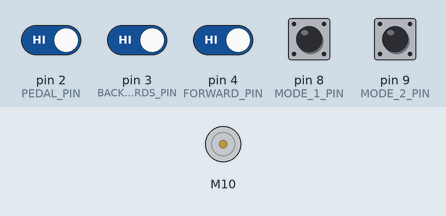
The program below on a simulated SparkFun Pro Micro, built with avr-gcc and run on an emulated ATmega32U4. On the bench: DC motor (green arrow = forward, orange = backward, longer = faster). Inputs (shaded band) come from the test bench; at power-on: pin 2 (PEDAL_PIN), pin 3 (BACKWARDS_PIN), pin 4 (FORWARD_PIN), pin 8 (MODE_1_PIN), pin 9 (MODE_2_PIN) HIGH.

Above: at 6.3 s.
6.4 s: pin 2 (PEDAL_PIN) driven LOW and pin 3 (BACKWARDS_PIN) driven LOW
At 6.8 s:
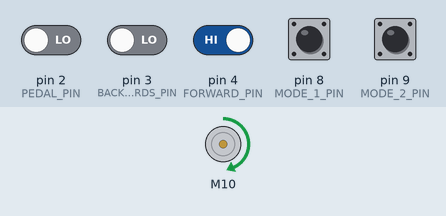
9.4 s: pin 2 (PEDAL_PIN) driven HIGH
10.9 s: pin 2 (PEDAL_PIN) driven LOW and pin 4 (FORWARD_PIN) driven LOW
At 11.3 s:
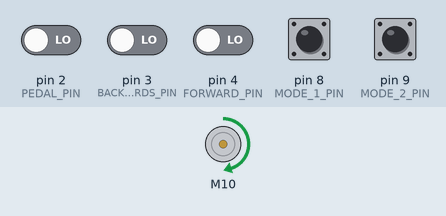
13.9 s: pin 3 (BACKWARDS_PIN) driven HIGH
16.9 s: pin 9 (MODE_2_PIN) pulled LOW for 1 s
At 19.1 s:
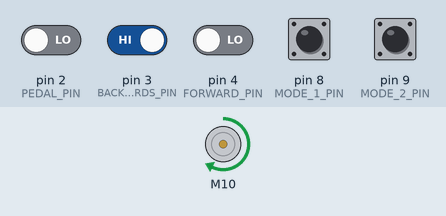
19.4 s: pin 8 (MODE_1_PIN) pulled LOW for 0.15 s
At 19.8 s:
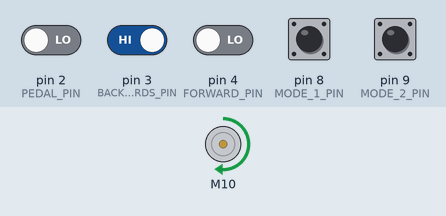
Timing chart, 0 to 22.9 s (numbered marks = the images above; inputs shaded):
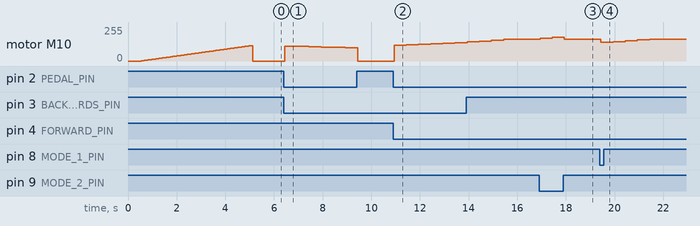

Measured:
- after the input at 6.4 s, motor M10: stopped → forward 112/255 at once, → forward 109/255 0.50 s later, → forward 107/255 0.50 s later, → forward 104/255 0.50 s later, … (6 changes in this stretch)
- after the input at 10.9 s, motor M10: moves from stopped to forward 137/255 over 2.5 s, starting at once
- after the input at 16.9 s, motor M10: forward 165/255 → forward 172/255 at once, → forward 178/255 0.50 s later, → forward 165/255 0.50 s later
- after the input at 19.4 s, motor M10: forward 165/255 → forward 140/255 at once, → forward 146/255 0.50 s later, → forward 153/255 0.50 s later, → forward 159/255 0.50 s later, … (5 changes in this stretch)

The program:

main.cpp
```cpp
#include "ESC.h"

#define ESC_INIT_MIN_VALUE (1000)     // Set the Minimum ESC PWM in microseconds
#define ESC_INIT_MAX_VALUE (2000)
#define SPEED_ZERO (1450)             // Set the PWM to stop a motor
#define SLOW_FORWARD_SPEED (1550)      // Set the PWM for a slow motor forward speed
#define DEFAULT_MAX_FORWARD_SPEED (1650)      // Set the PWM for a default motor forward speed
#define NO_LIMIT_FORWARD_SPEED (2000)      // Set the PWM for plaid mode motor forward speed
#define SPEED_MAX_BACKWARD (1300)     // Set the PWM for a maximum motor reverse speed
#define PEDAL_PIN (2)
#define FORWARD_PIN (4)
#define BACKWARDS_PIN (3)
#define MODE_1_PIN (8)
#define MODE_2_PIN (9)

#define STOPPED (0)
#define ACCELERATING (1)
#define DECELERATING (2)

ESC myESC (10, ESC_INIT_MIN_VALUE, ESC_INIT_MAX_VALUE, 500);          // ESC_Name (ESC PIN, Minimum Value, Maximum Value, Default Speed, Arm Value)
int currentESCSpeed = SPEED_ZERO;

void calibrate();

void setup() {
  pinMode(PEDAL_PIN, INPUT_PULLUP);
  pinMode(FORWARD_PIN, INPUT_PULLUP);
  pinMode(BACKWARDS_PIN, INPUT_PULLUP);
  pinMode(MODE_1_PIN, INPUT_PULLUP);
  pinMode(MODE_2_PIN, INPUT_PULLUP);

  myESC.arm();

  delay(500);                                         // Wait for a while

  calibrate();
  myESC.stop();
}

void calibrate() {
  for (int oESC = ESC_INIT_MIN_VALUE; oESC <= SPEED_ZERO; oESC += 1) {
    myESC.speed(oESC);
    delay(10);
  }
  delay(100);
}

void loop() {
  bool directionForward = !digitalRead(FORWARD_PIN);
  bool directionBackwards = !digitalRead(BACKWARDS_PIN);
  bool pedalEngaged = !digitalRead(PEDAL_PIN);
  bool modeOne = !digitalRead(MODE_1_PIN);
  bool modeTwo = !digitalRead(MODE_2_PIN);
  int selectedMaxSpeed = DEFAULT_MAX_FORWARD_SPEED;

  if (!pedalEngaged) {
    myESC.stop();
    currentESCSpeed = SPEED_ZERO;
    delay(100);
    return;
  }

  if (!directionForward & !directionBackwards) {
    myESC.stop();
    currentESCSpeed = SPEED_ZERO;
    delay(100);
    return;
  }


  if (modeOne) {
    selectedMaxSpeed = SLOW_FORWARD_SPEED;
  } else if (modeTwo) {
    selectedMaxSpeed = NO_LIMIT_FORWARD_SPEED;
  }

  if (directionForward) {
    currentESCSpeed = currentESCSpeed + 25;
    currentESCSpeed = min(currentESCSpeed, selectedMaxSpeed);
  }

  if (directionBackwards) {
    currentESCSpeed = currentESCSpeed - 10;
    currentESCSpeed = max(currentESCSpeed, SPEED_MAX_BACKWARD);
  }

  myESC.speed(currentESCSpeed);
  delay(500);
}
```
